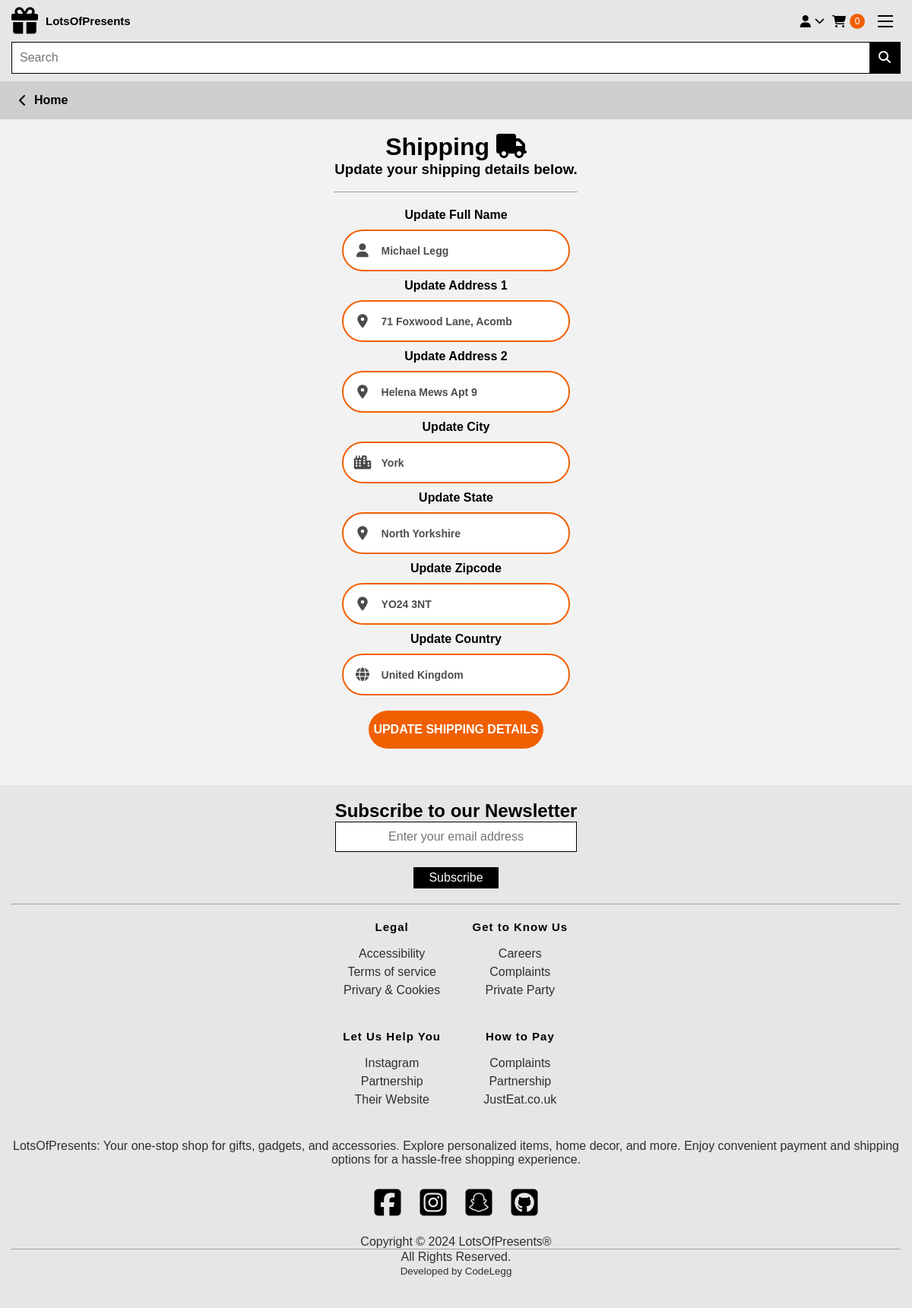
The page /update_info/ (signed in) on the database its author committed.
### payment/models.py (models this page shows, shortened)
class ShippingAddress(models.Model):
    user = models.ForeignKey(User, on_delete=models.CASCADE, null=True, blank=True)
    shipping_full_name = models.CharField(max_length=255)
    shipping_email = models.CharField(max_length=255, default="example@example.com")
    shipping_address1 = models.CharField(max_length=255)
    shipping_address2 = models.CharField(max_length=255, null=True, blank=True)
    shipping_city = models.CharField(max_length=255)
    shipping_state = models.CharField(max_length=255, null=True, blank=True)
    shipping_zipcode = models.CharField(max_length=255, null=True, blank=True)
    shipping_country = models.CharField(max_length=255)
    class Meta:
        verbose_name_plural = "Shipping Address"

### store/views.py (the view)
# urls.py: path("update_info/", views.update_info, name="update_info"),
@login_required
def update_info(request):
    try:
        shipping_user = ShippingAddress.objects.get(user=request.user)
    except ShippingAddress.DoesNotExist:
        shipping_user = ShippingAddress(user=request.user)
    if request.method == "POST":
        form = ShippingForm(request.POST, instance=shipping_user)
        if form.is_valid():
            form.save()
            messages.success(request, "Shipping details updated successfully.")
            return redirect("update_info")  # Redirect to the same page or another view
    else:
        form = ShippingForm(instance=shipping_user)
    return render(request, "update_info.html", {"form": form})

### cart/cart.py (called while the page is built)
    def __len__(self):
        return len(self.cart)

### cart/context_proccessors.py (called while the page is built)
def cart(request):
    return {'cart': Cart(request)}

### store/templates/update_info.html (shortened to what this page needs)
{% extends 'base.html' %}
{% block breadcrumbs %}
<li>
    <a class="nav-title breadcrumb hdgbread" href="{% url 'home' %}">
        <i class="fa fa-chevron-left"></i>
        Home
    </a>
</li>
{% endblock %}
{% block content %}
<div class="auth-account-container">
    <div class="auth-account">
        <div class="signin-signup no-padding">
            <br>
            <h1 class="account-title">Shipping <i class="fa-solid fa-truck"></i></h1>
            <h3>Update your shipping details below.</h3>
            <br>
            <hr>
            <form method="POST" action="{% url 'update_info' %}" class="sign-up-form">
                <h4>Update Full Name</h4>
                <div class="input-field">
                    <i class="fas fa-user"></i>
                    {{ form.shipping_full_name }}
                </div>
                <h4>Update Address 1</h4>
                <div class="input-field">
                    <i class="fas fa-map-marker-alt"></i>
                    {{ form.shipping_address1 }}
                </div>
                <h4>Update Address 2</h4>
                <div class="input-field">
                    <i class="fas fa-map-marker-alt"></i>
                    {{ form.shipping_address2 }}
                </div>
                <h4>Update City</h4>
                <div class="input-field">
                    <i class="fas fa-city"></i>
                    {{ form.shipping_city }}
                </div>
                <h4>Update State</h4>
                <div class="input-field">
                    <i class="fas fa-map-marker-alt"></i>
                    {{ form.shipping_state }}
                </div>
                <h4>Update Zipcode</h4>
                <div class="input-field">
                    <i class="fas fa-map-marker-alt"></i>
                    {{ form.shipping_zipcode }}
                </div>
                <h4>Update Country</h4>
                <div class="input-field">
                    <i class="fas fa-globe"></i>
                    {{ form.shipping_country }}
                </div>
                <input type="submit" name="update_info" value="Update Shipping Details" class="btn larger">
            </form>
            <br>
        </div>
    </div>
</div>
{% endblock %}

### static/css/base.css (style rules this page uses)
:root { --platinum: hsl(0, 0%, 90%); --black_70: hsla(0, 0%, 0%, 0.7); --white: hsl(0, 0%, 100%); --black: hsl(0, 0%, 0%); --orange: hsl(24, 100%, 47%); --off-white: hsl(0, 0%, 95%); --ff-poppins: "Poppins", sans-serif; --fs-1: 4.2rem; --fs-2: 3.8rem; --fs-3: 3.2rem; --fs-4: 2.5rem; --fs-5: 2.4rem; --fs-6: 2rem; --fs-7: 1.8rem; --fs-8: 1.5rem; --fw-500: 500; --fw-600: 600; --fw-700: 700; --radius-4: 4px; --radius-12: 12px; --section-padding: 60px; --transition-1: 0.15s ease; --transition-2: 0.35s ease; --cubic-in: cubic-bezier(0.51, 0.03, 0.64, 0.28); --cubic-out: cubic-bezier(0.33, 0.85, 0.56, 1); --shadow: 0 5px 20px 1px hsla(220, 63%, 33%, 0.1); }
*, *::before, *::after { margin: 0; padding: 0; box-sizing: border-box; }
li { list-style: none; }
a { text-decoration: none; }
a { color: #000; text-decoration: none; }
a, img, span, input, button, i { display: block; }
button, input { background: none; border: none; font: inherit; }
input { width: 100%; }
i { pointer-events: none; }
html { font-family: var(--ff-poppins); font-size: 10px; scroll-behavior: smooth; }
body { background-color: var(--off-white); font-size: 1.6rem; }
.breadcrumb { padding: 1em 0; display: flex; justify-content: left; gap: 1rem; align-items: center; transition: background 0.4s ease-in-out; padding-left: 25px; padding-right: 30px; }
.hdgbread { background-color: #cfcfcf; opacity: 1; z-index: 1; }
.nav-title { font-weight: 700; }

### static/css/categories.css (style rules this page uses)
:root { --platinum: hsl(0, 0%, 90%); --dark-platinum: hsl(0, 0%, 80%); --light-platinum: hsl(0, 0%, 85%); --black_70: hsla(0, 0%, 0%, 0.7); --off-white: hsl(0, 0%, 95%); --white: hsl(0, 0%, 100%); --black: hsl(0, 0%, 0%); --orange: hsl(24, 100%, 47%); --dark-orange: hsl(24, 100%, 42%); --ff-poppins: "Poppins", sans-serif; --fs-1: 4.2rem; --fs-2: 3.8rem; --fs-3: 3.2rem; --fs-4: 2.5rem; --fs-5: 2.4rem; --fs-6: 2rem; --fs-7: 1.8rem; --fs-8: 1.5rem; --fw-500: 500; --fw-600: 600; --fw-700: 700; --radius-4: 4px; --radius-12: 12px; --section-padding: 60px; --transition-1: 0.15s ease; --transition-2: 0.35s ease; --cubic-in: cubic-bezier(0.51, 0.03, 0.64, 0.28); --cubic-out: cubic-bezier(0.33, 0.85, 0.56, 1); --shadow: 0 5px 20px 1px hsla(220, 63%, 33%, 0.1); }

### static/css/auth.css (style rules this page uses)
:root { --platinum: hsl(0, 0%, 90%); --dark-platinum: hsl(0, 0%, 80%); --black_70: hsla(0, 0%, 0%, 0.7); --off-white: hsl(0, 0%, 95%); --white: hsl(0, 0%, 100%); --black: hsl(0, 0%, 0%); --orange: hsl(24, 100%, 47%); --dark-orange: hsl(24, 100%, 42%); --ff-poppins: "Poppins", sans-serif; --fs-1: 4.2rem; --fs-2: 3.8rem; --fs-3: 3.2rem; --fs-4: 2.5rem; --fs-5: 2.4rem; --fs-6: 2rem; --fs-7: 1.8rem; --fs-8: 1.5rem; --fw-500: 500; --fw-600: 600; --fw-700: 700; --radius-4: 4px; --radius-12: 12px; --section-padding: 60px; --transition-1: 0.15s ease; --transition-2: 0.35s ease; --cubic-in: cubic-bezier(0.51, 0.03, 0.64, 0.28); --cubic-out: cubic-bezier(0.33, 0.85, 0.56, 1); --shadow: 0 5px 20px 1px hsla(220, 63%, 33%, 0.1); }
.auth-account-container { display: flex; justify-content: center; align-items: center; }
.auth-account { justify-content: center; align-items: center; background-color: var(--off-white); }
.signin-signup form { display: flex; align-items: center; justify-content: center; flex-direction: column; width: 100%; padding: 20px 10px; }
.signin-signup { align-items: center; justify-content: center; flex-direction: column; width: 100%; padding: 20px 10px; }
.no-padding { padding: 0; }
.input-field { width: 100%; height: 55px; background: var(--white); margin: 10px 0; border: 2px solid var(--orange); border-radius: 50px; display: flex; align-items: center; }
.input-field i { flex: 1; text-align: center; color: var(--black_70); font-size: 18px; }
.input-field input { flex: 5; background: none; border: none; outline: none; width: 100%; font-size: 14px; font-weight: 600; color: var(--black_70); }
.btn { width: 150px; height: 50px; border: none; border-radius: 50px; background: var(--orange); color: #fff; font-weight: 600; margin: 10px 0; text-transform: uppercase; cursor: pointer; text-align: center; }
.larger { width: 230px; }
.account-title { text-align: center; }

### rows shown on the page
ShippingAddress: shipping_full_name "Michael Legg", shipping_address1 "71 Foxwood Lane, Acomb", shipping_address2 "Helena Mews Apt 9", shipping_city "York", shipping_state "North Yorkshire", shipping_zipcode "YO24 3NT", shipping_country "United Kingdom"

### other values the page prints
{{ cart|length }} "0"
